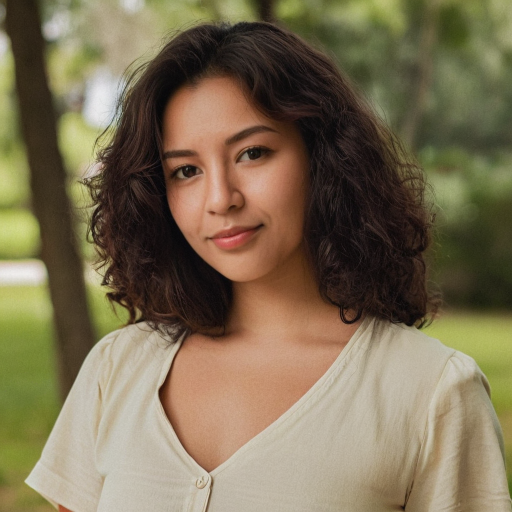
#> input picture fastapi/ImgGenScript/files/csv/pose_fija_portrait.jpg.png, 1024 x 1024 px (shown at 1/2 size)
$ python -i geometry.py   (imports and definitions only)
#> lines starting #> are read from the running program, lines starting #| are printed output that depends on the picture
#> further down, picture is the input picture: PIL image 1024x1024 RGB; mean R, G, B 123.9, 110.6, 83.4
### fastapi/ImgGenScript/backend/src/generator/components/post_processor/utils/utils.py
import io
import math

from PIL import Image
from typing import Union, Tuple

# [18 lines left out: function _validate_range_logic, not called in this run]

def _rotated_rectangle(w: float, h: float, angle: float) -> Tuple[float, float]:
    """
    Calculates the dimensions of the largest axis-aligned rectangle inside a rotated one.

    This is a helper method used to find the optimal crop dimensions after a
    rotation to avoid showing black borders. The formula is adapted from
    standard geometric solutions.

    Args:
        w (float): The width of the original rectangle.
        h (float): The height of the original rectangle.
        angle (float): The rotation angle in radians.

    Returns:
        A tuple (wr, hr) containing the width and height of the largest
        inner rectangle.
    """
    if w <= 0 or h <= 0:
        return 0, 0

    width_is_longer = w >= h
    side_long, side_short = (w, h) if width_is_longer else (h, w)

    sin_a, cos_a = abs(math.sin(angle)), abs(math.cos(angle))
    if side_short <= 2. * sin_a * cos_a * side_long or abs(sin_a - cos_a) < 1e-10:
        x = 0.5 * side_short
        wr, hr = (x / sin_a, x / cos_a) if width_is_longer else (x / cos_a, x / sin_a)
    else:
        cos_2a = cos_a * cos_a - sin_a * sin_a
        wr, hr = (w * cos_a - h * sin_a) / cos_2a, (h * cos_a - w * sin_a) / cos_2a

    return wr, hr

def _bytes_to_image(image_data: Union[bytes, Image.Image]) -> Image.Image:
    """
    Converts image data from bytes to a PIL Image object.

    If the input is already a PIL Image, it is returned directly.

    Args:
        image_data (bytes or Image.Image): The input image data.

    Returns:
        The image as a PIL.Image.Image object.

    Raises:
        TypeError: If the input data is not bytes or a PIL Image.
    """
    if isinstance(image_data, Image.Image):
        return image_data

    elif isinstance(image_data, bytes):
        return Image.open(io.BytesIO(image_data))

    else:
        raise TypeError(f"Input data must be 'bytes' or 'PIL.Image.Image', "
                        f"but received '{type(image_data)}'.")

# [34 lines left out: function _image_to_bytes, not called in this run]

### fastapi/ImgGenScript/backend/src/generator/components/post_processor/effects/geometry.py
import math
import random

from PIL import Image
from typing import Union

from ..utils.utils import _validate_range_logic, _rotated_rectangle, _bytes_to_image

def random_rotation(image: Union[Image.Image, bytes], max_angle: float = 3, verbose: bool = False) -> Image.Image:
    """
    Applies a small random rotation to simulate a tilted horizon.
    Now with zoom and crop to avoid black borders.

    Args:
        image (Image.Image): The input image.
        max_angle (float, optional): The maximum rotation angle in degrees.
            Defaults to 3.
        verbose (bool, optional): If True, prints the applied effect details. Defaults to False.

    Returns:
        The rotated, zoomed, and cropped image (same size as input).
    """
#> called with max_angle = 3, verbose = False
    image = _bytes_to_image(image)

    original_w, original_h = image.size
#> original_w = 1024; original_h = 1024
    angle = random.uniform(-max_angle, max_angle)

    if verbose:
        print(f" - Applying Rotation: {angle:.2f} degrees")

    rotated_img = image.rotate(angle, resample=Image.BICUBIC, expand=True)
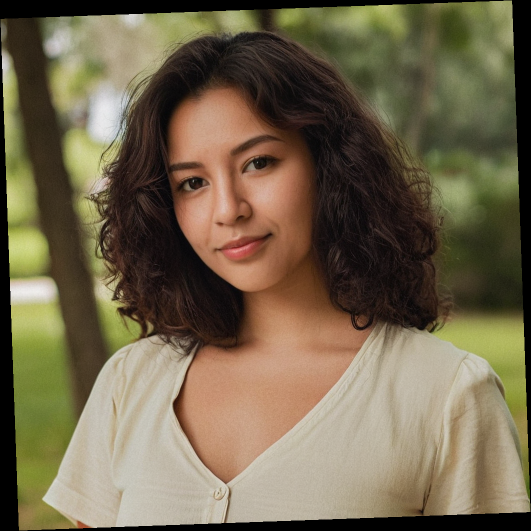
#> rotated_img: PIL image 1062x1062 RGB (shown at 1/2 size); mean R, G, B 114.7, 102.3, 77.1

    # Calculate the largest possible crop area that avoids the black corners.
    wr, hr = _rotated_rectangle(original_w, original_h, math.radians(angle))
#> wr = 989; hr = 989

    # Crop the rotated image around its center to the calculated safe dimensions.
    rotated_w, rotated_h = rotated_img.size
#> rotated_w = 1062; rotated_h = 1062

    left = (rotated_w - wr) / 2
#> left = 36.51
    top = (rotated_h - hr) / 2
#> top = 36.51
    right = left + wr
#> right = 1025.5
    bottom = top + hr
#> bottom = 1025.5
    cropped_img = rotated_img.crop((left, top, right, bottom))
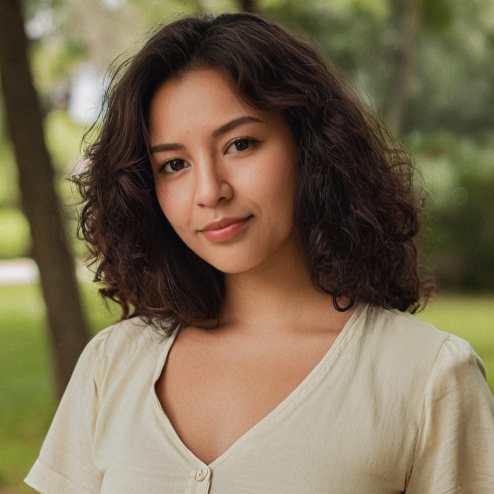
#> cropped_img: PIL image 988x988 RGB (shown at 1/2 size); mean R, G, B 122.1, 107.9, 82.2

    # Resize the cropped image back to the original dimensions.
    final_img = cropped_img.resize((original_w, original_h), resample=Image.BICUBIC)

    return final_img

def random_crop(image: Union[Image.Image, bytes], min_crop: float = 0.95, max_crop: float = 1.0, verbose: bool = False) -> Image.Image:
    """
    Applies a random off-center crop to simulate casual framing.

    The image is cropped and then resized back to its original dimensions.

    Args:
        image (Image.Image): The input image.
        min_crop (float, optional): The minimun crop scale factor. Defaults to 0.95.
        max_crop (float, optional): The maximun crop scale factor. Defaults to 1.0.
        verbose (bool, optional): If True, prints the applied effect details. Defaults to False.

    Returns:
        The cropped and resized image.
    """
    image = _bytes_to_image(image)
    low, high = _validate_range_logic(min_crop, max_crop)

    original_w, original_h = image.size
    scale = random.uniform(low, high)

    if verbose:
        print(f" - Applying Random Crop with scale: {scale:.2f}")

    new_w, new_h = int(original_w * scale), int(original_h * scale)

    left = random.randint(0, original_w - new_w)
    top = random.randint(0, original_h - new_h)

    cropped_image = image.crop((left, top, left + new_w, top + new_h))
    return cropped_image.resize((original_w, original_h), Image.Resampling.LANCZOS)

>>> from PIL import Image
>>> picture = Image.open('../../../../../../files/csv/pose_fija_portrait.jpg.png')
>>> result = random_rotation(picture)
